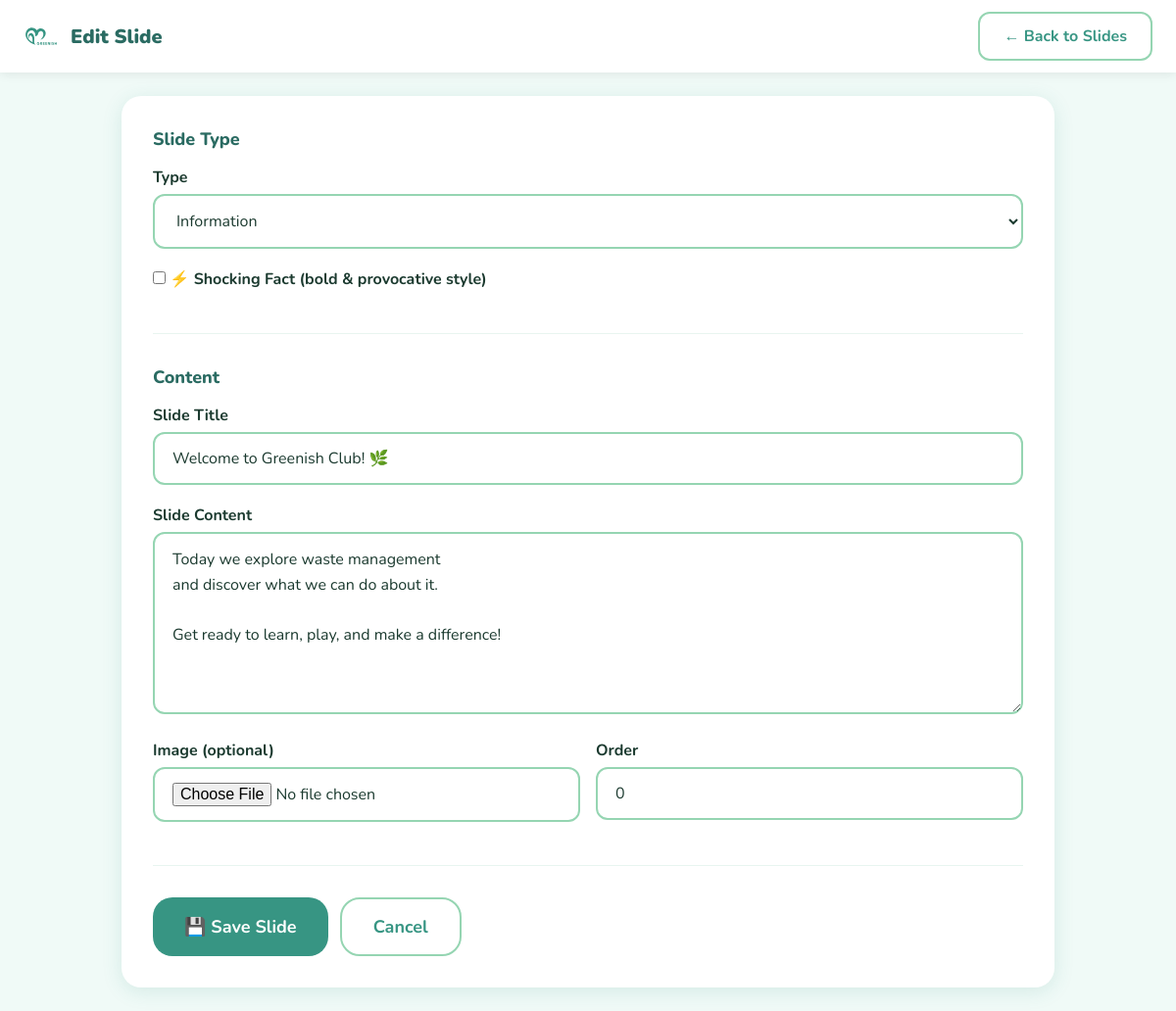
Page /session/cms/9G4AKZ/slides/216/edit/ (signed in) on the committed database.
### session/models.py (models this page shows, shortened)
class Slide(models.Model):
    SLIDE_TYPE_CHOICES = [
        ('info', 'Information'),
        ('activity', 'Activity'),
    ]
    ACTIVITY_TYPE_CHOICES = [
        ('sprint', '♻️ Waste Sorting Sprint'),
        ('decompose', '⏳ Decomposition Race'),
        ('quiz', '🌍 Plastic vs Planet Quiz'),
        ('commitment', '💚 Green Commitment'),
        ('sort_stats', '📊 Sort the Stats'),
    ]
    session = models.ForeignKey(Session, on_delete=models.CASCADE, related_name='slides')
    order = models.PositiveIntegerField(default=0)
    slide_type = models.CharField(max_length=10, choices=SLIDE_TYPE_CHOICES, default='info')
    title = models.CharField(max_length=255, blank=True)
    content = models.TextField(blank=True)
    image = models.ImageField(upload_to='slides/', blank=True, null=True)
    activity_type = models.CharField(max_length=15, choices=ACTIVITY_TYPE_CHOICES, blank=True, null=True)
    activity_config = models.JSONField(blank=True, null=True)
    shocking_fact = models.BooleanField(default=False)
    time_hint = models.PositiveIntegerField(blank=True, null=True, help_text='Seconds to display')
    is_active = models.BooleanField(default=True)
    class Meta:
        ordering = ['order']

### session/cms_views.py (the view, shortened to what this page needs)
# urls.py: path('cms/<str:code>/slides/<int:slide_id>/edit/', cms_views.cms_slide_edit, name='cms_slide_edit'),
@never_cache
@staff_member_required(login_url='/session/cms/login/')
def cms_slide_edit(request, code, slide_id=None):
    session = get_object_or_404(Session, code=code)
    slide = None
    if slide_id:
        slide = get_object_or_404(Slide, id=slide_id, session=session)
    activity_types = Slide.ACTIVITY_TYPE_CHOICES
    return render(request, 'session/cms/slide_edit.html', {
        'session': session,
        'slide': slide,
        'activity_types': activity_types,
    })

### session/templates/session/cms/slide_edit.html (shortened to what this page needs)
<!DOCTYPE html>
<html lang="en">
<head>
    <link rel="stylesheet" href="/static/css/session.css?v=6">
    <link rel="stylesheet" href="/static/css/cms.css?v=6">
</head>
<body class="cms-page">
    <header class="cms-header">
        <div class="cms-header-left">
            <img src="/static/img/logo.svg?v=5" alt="Greenish" class="cms-logo">
            <h1>{% if slide %}Edit Slide{% else %}Add Slide{% endif %}</h1>
        </div>
        <div class="cms-header-right">
            <a href="{% url 'cms_slides' code=session.code %}" class="btn btn-outline">← Back to Slides</a>
        </div>
    </header>
    <main class="cms-main">
        <form method="post" enctype="multipart/form-data" class="cms-form">
            <div class="form-section">
                <h3>Slide Type</h3>
                <div class="form-row">
                    <div class="form-group form-half">
                        <label for="slide_type">Type</label>
                        <select id="slide_type" name="slide_type" class="form-input" onchange="toggleActivityFields()">
                            <option value="info" {% if slide.slide_type == 'info' %}selected{% endif %}>Information</option>
                        </select>
                    </div>
                </div>
                <div class="form-group">
                    <label>
                        <input type="checkbox" name="shocking_fact" id="shocking_fact" {% if slide.shocking_fact %}checked{% endif %}>
                        <span>⚡ Shocking Fact (bold & provocative style)</span>
                    </label>
                </div>
            </div>
            <div class="form-section">
                <h3>Content</h3>
                <div class="form-group">
                    <label for="title">Slide Title</label>
                    <input type="text" id="title" name="title" class="form-input" value="{{ slide.title|default:'' }}" placeholder="e.g., What is Waste?">
                </div>
                <div class="form-group">
                    <label for="content">Slide Content</label>
                    <textarea id="content" name="content" class="form-input form-textarea" rows="6" placeholder="Write your slide content here...">{{ slide.content|default:'' }}</textarea>
                </div>
                <div class="form-row">
                    <div class="form-group form-half">
                        <label for="image">Image (optional)</label>
                        <input type="file" id="image" name="image" class="form-input" accept="image/*">
                    </div>
                    <div class="form-group form-half">
                        <label for="order">Order</label>
                        <input type="number" id="order" name="order" class="form-input" value="{{ slide.order|default:0 }}" min="0">
                    </div>
                </div>
            </div>
            <div class="form-actions">
                <button type="submit" class="btn btn-primary btn-large">💾 Save Slide</button>
                <a href="{% url 'cms_slides' code=session.code %}" class="btn btn-outline btn-large">Cancel</a>
            </div>
        </form>
    </main>
</body>
</html>

### static/css/session.css (style rules this page uses)
:root { --primary: #379583; --primary-dark: #2A6B62; --primary-light: #52B788; --primary-pale: #95D5B2; --primary-tint: #E8F5F0; --bg: #F0FAF7; --text-dark: #1B3A2F; --text-muted: #5A7A70; --alert: #E76F51; --accent: #52B788; --white: #FFFFFF; --shadow: 0 4px 20px rgba(55, 149, 131, 0.15); --shadow-lg: 0 8px 40px rgba(55, 149, 131, 0.2); --radius: 12px; --radius-lg: 20px; --transition: all 0.3s cubic-bezier(0.4, 0, 0.2, 1); --glass-bg: rgba(255, 255, 255, 0.72); --glass-border: rgba(255, 255, 255, 0.3); --nature-1: #1a4731; --nature-2: #245a3d; --nature-3: #379583; --nature-4: #52B788; --nature-5: #95D5B2; --coral: #E76F51; --gold: #F4A261; --ocean: #2196F3; }
* { margin: 0; padding: 0; box-sizing: border-box; }
html, body { font-family: 'Nunito', sans-serif; background: var(--bg); color: var(--text-dark); min-height: 100vh; overflow-x: hidden; overflow-y: auto; -webkit-overflow-scrolling: touch; }
.btn { display: inline-flex; align-items: center; justify-content: center; gap: 8px; padding: 12px 24px; border: none; border-radius: var(--radius); font-family: 'Nunito', sans-serif; font-weight: 700; font-size: 16px; cursor: pointer; transition: var(--transition); text-decoration: none; }
.btn-primary { background: var(--primary); color: var(--white); }
.btn-outline { background: transparent; color: var(--primary); border: 2px solid var(--primary-pale); }
.btn-large { padding: 16px 32px; font-size: 18px; border-radius: var(--radius-lg); }
.form-input { width: 100%; padding: 14px 18px; border: 2px solid var(--primary-pale); border-radius: var(--radius); font-family: 'Nunito', sans-serif; font-size: 16px; background: var(--white); color: var(--text-dark); transition: var(--transition); }
.form-group { margin-bottom: 20px; }
.form-group label { display: block; font-weight: 700; margin-bottom: 6px; color: var(--text-dark); }
.form-textarea { min-height: 100px; resize: vertical; }

### static/css/cms.css (style rules this page uses)
.cms-page { min-height: 100vh; background: var(--bg); }
.cms-header { background: var(--white); padding: 12px 24px; display: flex; align-items: center; justify-content: space-between; box-shadow: 0 2px 10px rgba(0,0,0,0.08); z-index: 10; position: sticky; top: 0; }
.cms-header-left { display: flex; align-items: center; gap: 12px; }
.cms-header-right { display: flex; align-items: center; gap: 8px; }
.cms-logo { width: 36px; height: 36px; }
.cms-header h1 { font-size: 20px; font-weight: 900; color: var(--primary-dark); }
.cms-main { max-width: 1000px; margin: 0 auto; padding: 24px; }
.cms-form { background: var(--white); border-radius: var(--radius-lg); padding: 32px; box-shadow: var(--shadow); }
.form-section { margin-bottom: 32px; padding-bottom: 24px; border-bottom: 1px solid var(--primary-tint); }
.form-section h3 { font-size: 18px; font-weight: 800; color: var(--primary-dark); margin-bottom: 16px; }
.form-row { display: flex; gap: 16px; }
.form-half { flex: 1; }
.form-textarea { min-height: 120px; resize: vertical; font-family: 'Nunito', sans-serif; line-height: 1.6; }
.form-actions { display: flex; gap: 12px; margin-top: 24px; }

### rows in the picture
Slide: slide_type "Information", title "Welcome to Greenish Club! 🌿", content "Today we explore waste management and discover what we can do about it. Get ready to learn, play, and make a difference!", order "0"
